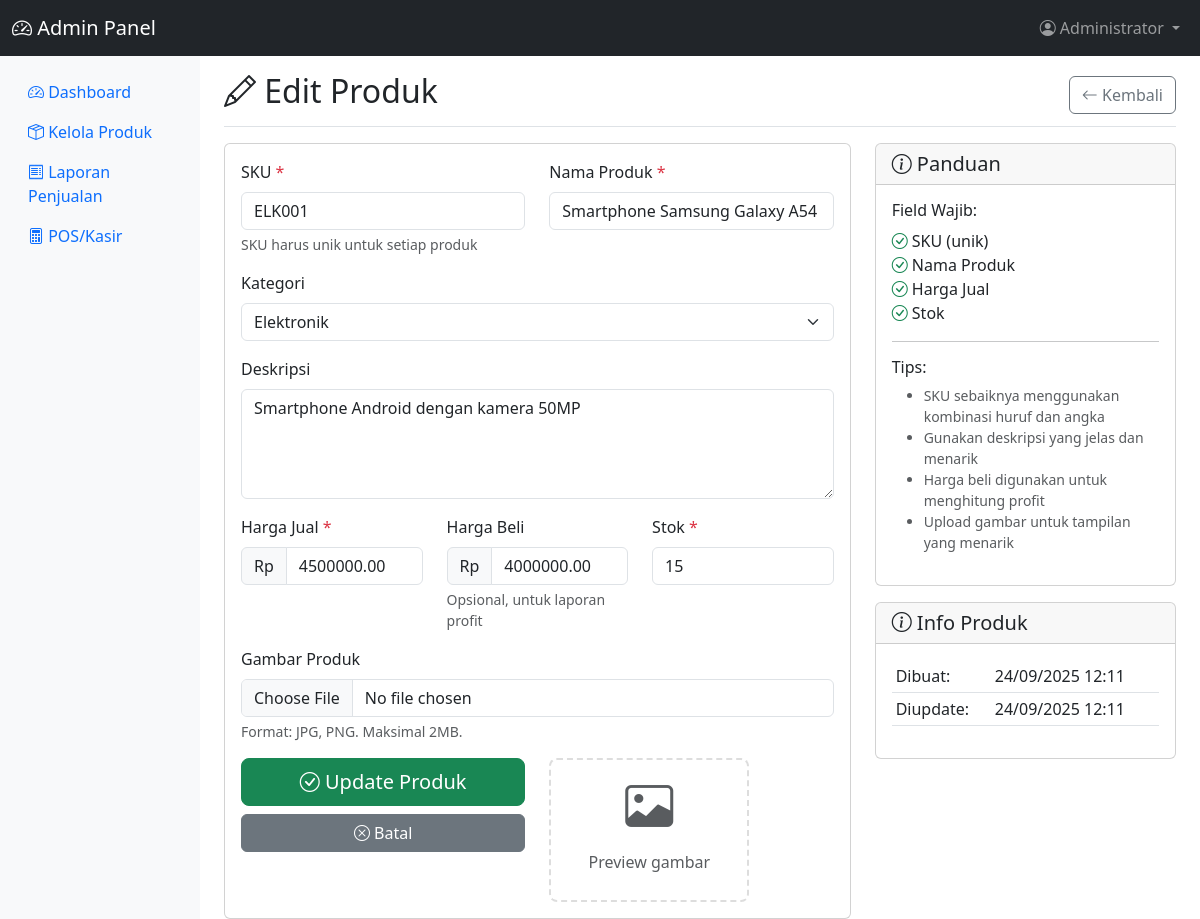
Page /product_form.php?id=1 (signed in) on the committed database.
### tables this page shows
CREATE TABLE products (
    id INT AUTO_INCREMENT PRIMARY KEY,
    sku VARCHAR(50) UNIQUE NOT NULL,
    nama VARCHAR(200) NOT NULL,
    category_id INT,
    deskripsi TEXT,
    harga_jual DECIMAL(10,2) NOT NULL,
    harga_beli DECIMAL(10,2),
    stok INT NOT NULL DEFAULT 0,
    gambar_path VARCHAR(255),
    created_at TIMESTAMP DEFAULT CURRENT_TIMESTAMP,
    updated_at TIMESTAMP DEFAULT CURRENT_TIMESTAMP ON UPDATE CURRENT_TIMESTAMP,
    FOREIGN KEY (category_id) REFERENCES categories(id)
);

CREATE TABLE categories (
    id INT AUTO_INCREMENT PRIMARY KEY,
    nama VARCHAR(100) NOT NULL,
    slug VARCHAR(100) UNIQUE NOT NULL,
    created_at TIMESTAMP DEFAULT CURRENT_TIMESTAMP
);

### product_form.php (the view, shortened to what this page needs)
<?php
require_once 'koneksi.php';
$edit_mode = isset($_GET['id']) && !empty($_GET['id']);
$product = null;
if ($edit_mode) {
    $id = (int)$_GET['id'];
    $stmt = $pdo->prepare("SELECT * FROM products WHERE id = ?");
    $stmt->execute([$id]);
    $product = $stmt->fetch();
}
$categories = $pdo->query("SELECT * FROM categories ORDER BY nama")->fetchAll();
?>
<!DOCTYPE html>
<html lang="id">
<head>
    <link href="https://cdn.jsdelivr.net/npm/bootstrap@5.3.0/dist/css/bootstrap.min.css" rel="stylesheet">
    <link href="https://cdn.jsdelivr.net/npm/bootstrap-icons@1.10.0/font/bootstrap-icons.css" rel="stylesheet">
</head>
<body>
    <nav class="navbar navbar-expand-lg navbar-dark bg-dark">
        <div class="container-fluid">
            <a class="navbar-brand" href="admin_dashboard.php">
                <i class="bi bi-speedometer2"></i> Admin Panel
            </a>
            <div class="navbar-nav ms-auto">
                <div class="nav-item dropdown">
                    <a class="nav-link dropdown-toggle" href="#" role="button" data-bs-toggle="dropdown">
                        <i class="bi bi-person-circle"></i> <?php echo htmlspecialchars($_SESSION['admin_nama']); ?>
                    </a>
                </div>
            </div>
        </div>
    </nav>
    <div class="container-fluid">
        <div class="row">
            <nav class="col-md-3 col-lg-2 d-md-block sidebar collapse">
                <div class="position-sticky pt-3">
                    <ul class="nav flex-column">
                        <li class="nav-item">
                            <a class="nav-link" href="admin_dashboard.php">
                                <i class="bi bi-speedometer2"></i> Dashboard
                            </a>
                        </li>
                        <li class="nav-item">
                            <a class="nav-link active" href="products.php">
                                <i class="bi bi-box-seam"></i> Kelola Produk
                            </a>
                        </li>
                        <li class="nav-item">
                            <a class="nav-link" href="sales_list.php">
                                <i class="bi bi-receipt"></i> Laporan Penjualan
                            </a>
                        </li>
                        <li class="nav-item">
                            <a class="nav-link" href="pos.php">
                                <i class="bi bi-calculator"></i> POS/Kasir
                            </a>
                        </li>
                    </ul>
                </div>
            </nav>
            <main class="col-md-9 ms-sm-auto col-lg-10 px-md-4">
                <div class="d-flex justify-content-between flex-wrap flex-md-nowrap align-items-center pt-3 pb-2 mb-3 border-bottom">
                    <h1 class="h2">
                        <i class="bi bi-<?php echo $edit_mode ? 'pencil' : 'plus-circle'; ?>"></i>
                        <?php echo $edit_mode ? 'Edit Produk' : 'Tambah Produk'; ?>
                    </h1>
                    <div class="btn-toolbar mb-2 mb-md-0">
                        <a href="products.php" class="btn btn-outline-secondary">
                            <i class="bi bi-arrow-left"></i> Kembali
                        </a>
                    </div>
                </div>
                <div class="row">
                    <div class="col-lg-8">
                        <div class="card">
                            <div class="card-body">
                                <form action="process_product.php" method="POST" enctype="multipart/form-data" id="productForm">
                                    <div class="row">
                                        <div class="col-md-6 mb-3">
                                            <label for="sku" class="form-label">SKU <span class="text-danger">*</span></label>
                                            <input type="text" class="form-control" id="sku" name="sku"
                                                   value="<?php echo $edit_mode ? htmlspecialchars($product['sku']) : ''; ?>"
                                                   placeholder="Contoh: ELK001" required>
                                            <div class="form-text">SKU harus unik untuk setiap produk</div>
                                        </div>
                                        <div class="col-md-6 mb-3">
                                            <label for="nama" class="form-label">Nama Produk <span class="text-danger">*</span></label>
                                            <input type="text" class="form-control" id="nama" name="nama"
                                                   value="<?php echo $edit_mode ? htmlspecialchars($product['nama']) : ''; ?>"
                                                   placeholder="Nama produk" required>
                                        </div>
                                    </div>
                                    <div class="mb-3">
                                        <label for="category_id" class="form-label">Kategori</label>
                                        <select class="form-select" id="category_id" name="category_id">
                                            <?php foreach ($categories as $cat): ?>
                                                <option value="<?php echo $cat['id']; ?>"
                                                        <?php echo ($edit_mode && $product['category_id'] == $cat['id']) ? 'selected' : ''; ?>>
                                                    <?php echo htmlspecialchars($cat['nama']); ?>
                                                </option>
                                            <?php endforeach; ?>
                                        </select>
                                    </div>
                                    <div class="mb-3">
                                        <label for="deskripsi" class="form-label">Deskripsi</label>
                                        <textarea class="form-control" id="deskripsi" name="deskripsi" rows="4"
                                                  placeholder="Deskripsi produk..."><?php echo $edit_mode ? htmlspecialchars($product['deskripsi']) : ''; ?></textarea>
                                    </div>
                                    <div class="row">
                                        <div class="col-md-4 mb-3">
                                            <label for="harga_jual" class="form-label">Harga Jual <span class="text-danger">*</span></label>
                                            <div class="input-group">
                                                <span class="input-group-text">Rp</span>
                                                <input type="number" class="form-control" id="harga_jual" name="harga_jual"
                                                       value="<?php echo $edit_mode ? $product['harga_jual'] : ''; ?>"
                                                       min="0" step="0.01" required>
                                            </div>
                                        </div>
                                        <div class="col-md-4 mb-3">
                                            <label for="harga_beli" class="form-label">Harga Beli</label>
                                            <div class="input-group">
                                                <span class="input-group-text">Rp</span>
                                                <input type="number" class="form-control" id="harga_beli" name="harga_beli"
                                                       value="<?php echo $edit_mode ? $product['harga_beli'] : ''; ?>"
                                                       min="0" step="0.01">
                                            </div>
                                            <div class="form-text">Opsional, untuk laporan profit</div>
                                        </div>
                                        <div class="col-md-4 mb-3">
                                            <label for="stok" class="form-label">Stok <span class="text-danger">*</span></label>
                                            <input type="number" class="form-control" id="stok" name="stok"
                                                   value="<?php echo $edit_mode ? $product['stok'] : ''; ?>"
                                                   min="0" required>
                                        </div>
                                    </div>
                                    <div class="mb-3">
                                        <label for="gambar" class="form-label">Gambar Produk</label>
                                        <input type="file" class="form-control" id="gambar" name="gambar"
                                               accept="image/jpeg,image/png,image/jpg">
                                        <div class="form-text">
                                            Format: JPG, PNG. Maksimal 2MB.
                                        </div>
                                    </div>
                                    <div class="row">
                                        <div class="col-md-6">
                                            <div class="d-grid gap-2">
                                                <button type="submit" class="btn btn-success btn-lg">
                                                    <i class="bi bi-check-circle"></i>
                                                    <?php echo $edit_mode ? 'Update Produk' : 'Simpan Produk'; ?>
                                                </button>
                                                <a href="products.php" class="btn btn-secondary">
                                                    <i class="bi bi-x-circle"></i> Batal
                                                </a>
                                            </div>
                                        </div>
                                        <div class="col-md-6">
                                            <div class="image-preview" id="imagePreview">
                                                <?php if ($edit_mode && $product['gambar_path'] && file_exists('uploads/products/' . $product['gambar_path'])): ?>
                                                    <img src="uploads/products/<?php echo htmlspecialchars($product['gambar_path']); ?>"
                                                         alt="Preview" id="previewImg">
                                                <?php else: ?>
                                                    <div class="text-center text-muted" id="previewPlaceholder">
                                                        <i class="bi bi-image" style="font-size: 3rem;"></i>
                                                        <p class="mt-2">Preview gambar</p>
                                                    </div>
                                                <?php endif; ?>
                                            </div>
                                        </div>
                                    </div>
                                </form>
                            </div>
                        </div>
                    </div>
                    <div class="col-lg-4">
                        <div class="card">
                            <div class="card-header">
                                <h5 class="card-title mb-0">
                                    <i class="bi bi-info-circle"></i> Panduan
                                </h5>
                            </div>
                            <div class="card-body">
                                <h6>Field Wajib:</h6>
                                <ul class="list-unstyled">
                                    <li><i class="bi bi-check-circle text-success"></i> SKU (unik)</li>
                                    <li><i class="bi bi-check-circle text-success"></i> Nama Produk</li>
                                    <li><i class="bi bi-check-circle text-success"></i> Harga Jual</li>
                                    <li><i class="bi bi-check-circle text-success"></i> Stok</li>
                                </ul>
                                <hr>
                                <h6>Tips:</h6>
                                <ul class="small text-muted">
                                    <li>SKU sebaiknya menggunakan kombinasi huruf dan angka</li>
                                    <li>Gunakan deskripsi yang jelas dan menarik</li>
                                    <li>Harga beli digunakan untuk menghitung profit</li>
                                    <li>Upload gambar untuk tampilan yang menarik</li>
                                </ul>
                            </div>
                        </div>
                        <?php if ($edit_mode): ?>
                        <div class="card mt-3">
                            <div class="card-header">
                                <h5 class="card-title mb-0">
                                    <i class="bi bi-info-circle"></i> Info Produk
                                </h5>
                            </div>
                            <div class="card-body">
                                <table class="table table-sm">
                                    <tr>
                                        <td>Dibuat:</td>
                                        <td><?php echo date('d/m/Y H:i', strtotime($product['created_at'])); ?></td>
                                    </tr>
                                    <tr>
                                        <td>Diupdate:</td>
                                        <td><?php echo date('d/m/Y H:i', strtotime($product['updated_at'])); ?></td>
                                    </tr>
                                </table>
                            </div>
                        </div>
                        <?php endif; ?>
                    </div>
                </div>
            </main>
        </div>
    </div>
</body>
</html>

### product_form.php (style rules this page uses)
.sidebar { min-height: calc(100vh - 56px); background-color: #f8f9fa; }
.image-preview { max-width: 200px; max-height: 200px; border-radius: 8px; border: 2px dashed #ddd; padding: 10px; }

### rows in the picture
products: sku "ELK001", nama "Smartphone Samsung Galaxy A54", category_id "Elektronik", deskripsi "Smartphone Android dengan kamera 50MP", harga_jual "4500000.00", harga_beli "4000000.00", stok "15", created_at "24/09/2025 12:11", updated_at "24/09/2025 12:11"

### other values in the picture
$_SESSION['admin_nama'] "Administrator"
